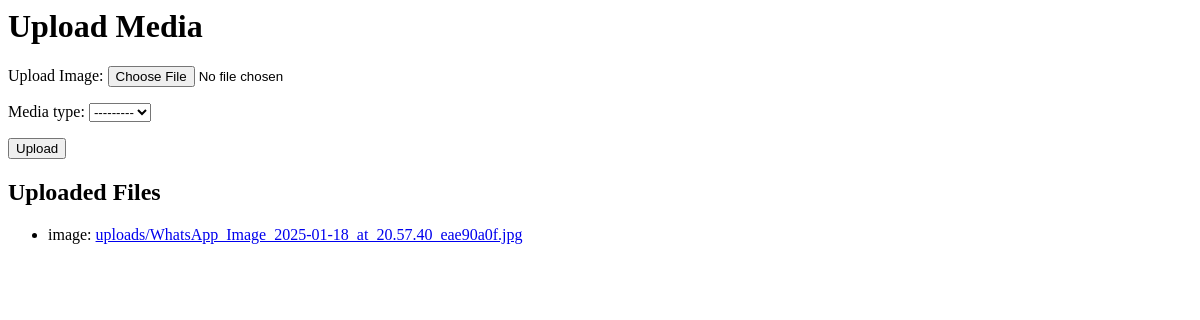
Before: /upload/ with the older database file.
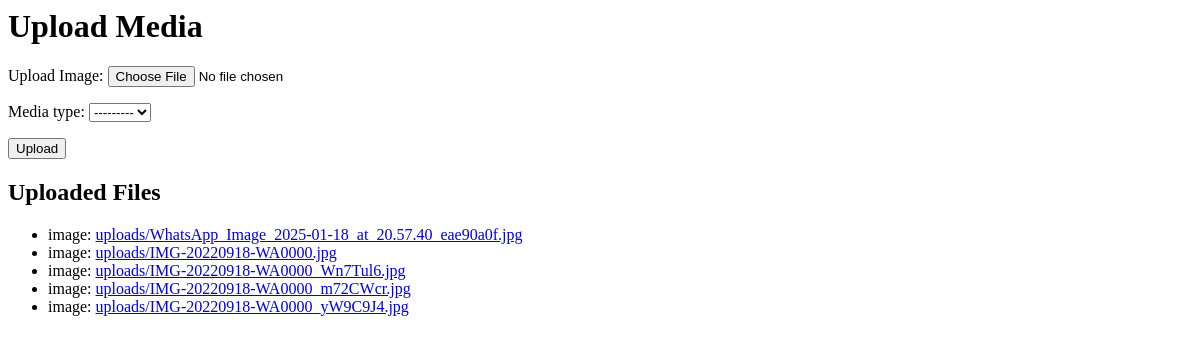
After: the same page with the newer database file.
### deepFake/models.py (models this page shows, shortened)
class MediaFile(models.Model):
    MEDIA_TYPES = [
        ('audio', 'Audio'),
        ('video', 'Video'),
        ('image', 'Image'),
    ]
    file = models.FileField(upload_to='uploads/')
    media_type = models.CharField(max_length=10, choices=MEDIA_TYPES)
    uploaded_at = models.DateTimeField(auto_now_add=True)

### deepFake/views.py (the view)
# urls.py: path('upload/', views.upload_page, name='upload_page'),
def upload_page(request):
    form = MediaFileForm()
    if request.method == 'POST':
        form = MediaFileForm(request.POST, request.FILES)
        if form.is_valid():
            form.save()
    media_files = MediaFile.objects.all()
    return render(request, 'upload_page.html', {'form': form, 'media_files': media_files})

### deepFake/forms.py
class MediaFileForm(forms.ModelForm):
    class Meta:
        model = MediaFile
        fields = ['file', 'media_type']
    file = forms.FileField(
        label='Upload Image',
        widget=forms.ClearableFileInput(attrs={'name': 'image_file'})
    )

### deepFake/templates/upload_page.html (shortened to what this page needs)
<h1>Upload Media</h1>
<form id="image-upload-form" method="post" enctype="multipart/form-data">
    {{ form.as_p }}
    <button type="submit">Upload</button>
</form>
<h2>Uploaded Files</h2>
<ul>
    {% for media in media_files %}
    <li>{{ media.media_type }}: <a href="{{ media.file.url }}">{{ media.file.name }}</a></li>
    {% endfor %}
</ul>

Changed rows visible on the page:
added MediaFile: media_type "image", file.name "uploads/IMG-20220918-WA0000.jpg"
added MediaFile: media_type "image", file.name "uploads/IMG-20220918-WA0000_Wn7Tul6.jpg"
added MediaFile: media_type "image", file.name "uploads/IMG-20220918-WA0000_m72CWcr.jpg"
added MediaFile: media_type "image", file.name "uploads/IMG-20220918-WA0000_yW9C9J4.jpg"
